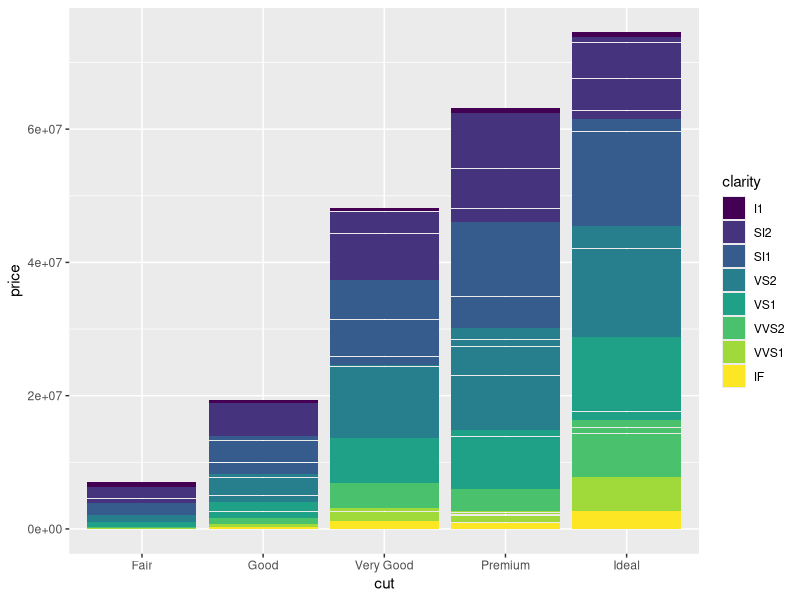
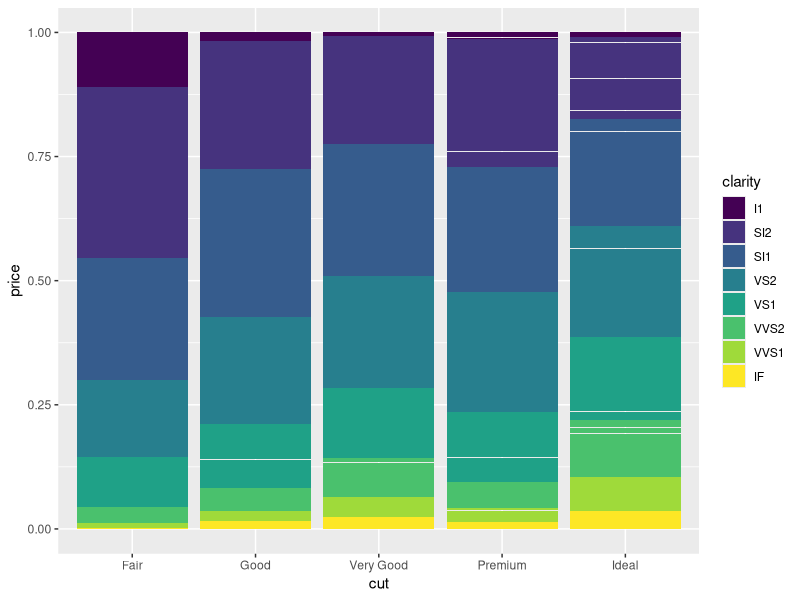
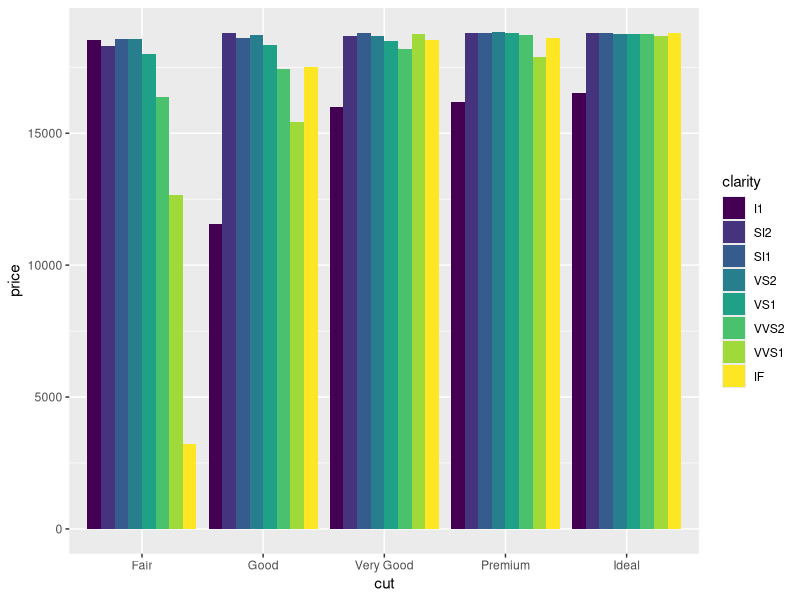
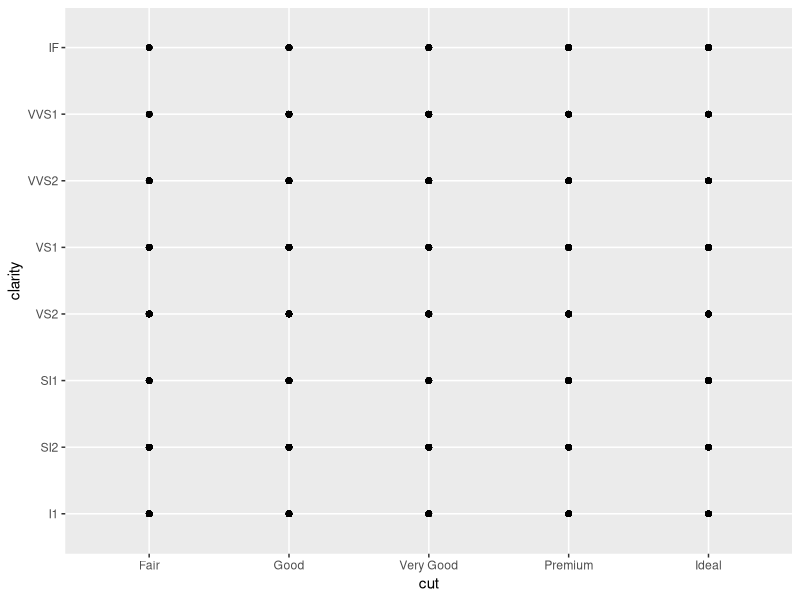
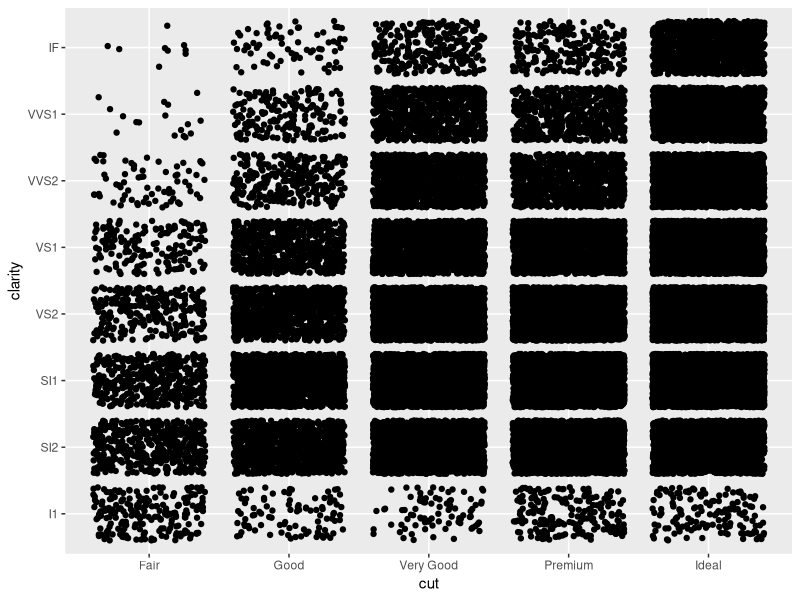
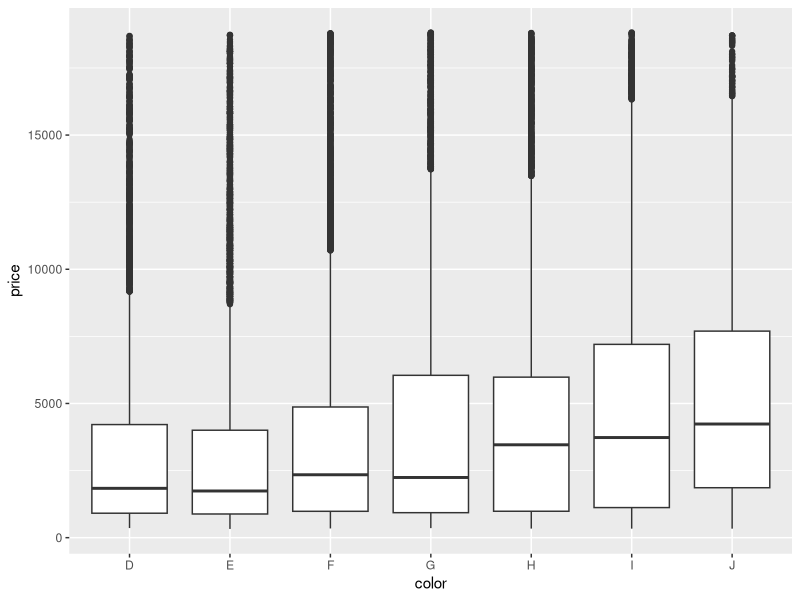
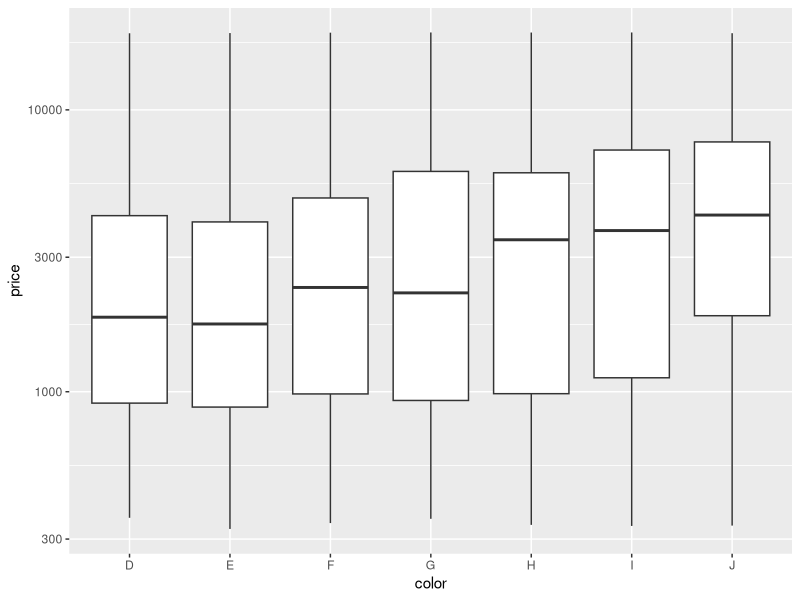
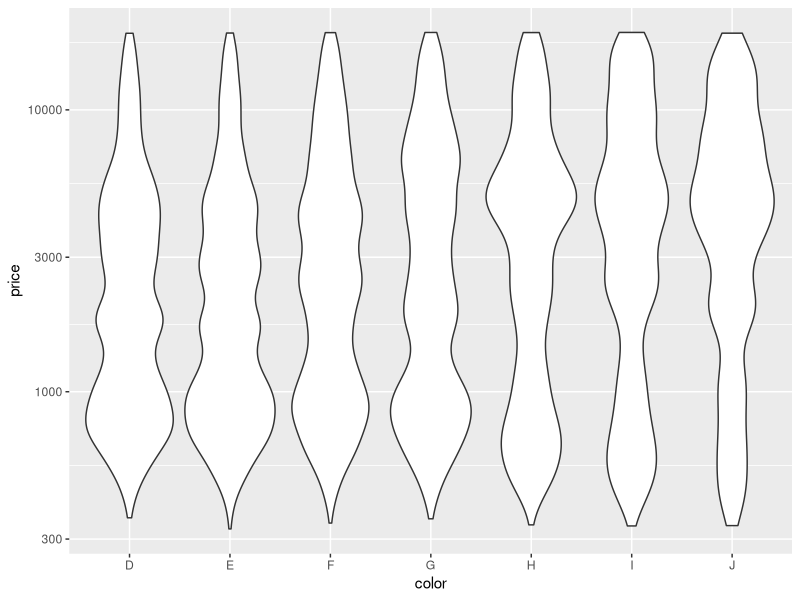

Write the R code that produced these figures, in order.
# Exercise 2: advanced ggplot2 practice

# Install and load the `ggplot2` package
#install.packages('ggplot2')
library("ggplot2")

# For this exercise you will again be working with the `diamonds` data set.
# Use `?diamonds` to review details about this data set
?diamonds

## Position Adjustments

# Draw a column (bar) chart of diamonds cuts by price, with each bar filled by 
# clarity. You should see a _stacked_ bar chart.
ggplot(data = diamonds) +
  geom_col(mapping = aes(x = cut, y = price, fill = clarity))

# Draw the same chart again, but with each element positioned to "fill" the y axis
ggplot(data = diamonds) +
  geom_col(mapping = aes(x = cut, y = price, fill = clarity), position = "fill")

# Draw the same chart again, but with each element positioned to "dodge" each other
ggplot(data = diamonds) +
  geom_col(mapping = aes(x = cut, y = price, fill = clarity), position = "dodge")

# Draw a plot with point geometry with the x-position mapped to `cut` and the 
# y-position mapped to `clarity`
# This creates a "grid" grouping the points
ggplot(data = diamonds) +
  geom_point(mapping = aes(x = cut, y = clarity))

# Use the "jitter" position adjustment to keep the points from all overlapping!
# (This works a little better with a sample of diamond data, such as from the 
# previous exercise).
ggplot(data = diamonds) +
  geom_point(mapping = aes(x = cut, y = clarity), position = "jitter")


## Scales

# Draw a "boxplot" (with `geom_boxplot`) for the diamond's price (y) by color (x)
ggplot(data = diamonds) +
  geom_boxplot(mapping = aes(x = color, y = price))

# This has a lot of outliers, making it harder to read. To fix this, draw the 
# same plot but with a _logarithmic_ scale for the y axis.
ggplot(data = diamonds) +
  geom_boxplot(mapping = aes(x = color, y = price)) +
  scale_y_log10()

# For another version, draw the same plot but with `violin` geometry instead of 
# `boxplot` geometry!
# How does the logarithmic scale change the data presentation?
ggplot(data = diamonds) +
  geom_violin(mapping = aes(x = color, y = price)) +
  scale_y_log10()

# Another interesting plot: draw a plot of the diamonds price (y) by carat (x), 
# using a heatmap of 2d bins (geom_bin2d)
# What happens when you make the x and y channels scale logarithmically?
ggplot(data = diamonds) +
  geom_bin2d(mapping = aes(x = carat, y = price)) +
  scale_x_log10() +
  scale_y_log10()

# Draw a scatter plot for the diamonds price (y) by carat (x). Color each point
# by the clarity (Remember, this will take a while. Use a sample of the diamonds 
# for faster results)
ggplot(data = diamonds) +
  geom_point(mapping = aes(x = carat, y = price, color = clarity))

# Change the color of the previous plot using a ColorBrewer scale of your choice. 
# What looks nice?
ggplot(data = diamonds) +
  geom_point(mapping = aes(x = carat, y = price, color = clarity)) +
  scale_color_brewer()


## Coordinate Systems

# Draw a bar chart with x-position and fill color BOTH mapped to cut
# For best results, SET the `width` of the geometry to be 1 (fill plot, no space
# between)
# TIP: You can save the plot to a variable for easier modifications
ggplot(data = diamonds) +
  geom_bar(mapping = aes(x = cut, fill = cut))

# Draw the same chart, but with the coordinate system flipped
ggplot(data = diamonds) +
  geom_bar(mapping = aes(x = cut, fill = cut)) +
  coord_flip()

# Draw the same chart, but in a polar coordinate system. It's a Coxcomb chart!
ggplot(data = diamonds) +
  geom_bar(mapping = aes(x = cut, fill = cut)) +
  coord_polar()


## Facets

# Take the scatter plot of price by carat data (colored by clarity) and add 
# _facets_ based on the diamond's `color`
ggplot(data = diamonds) +
  geom_point(mapping = aes(x = price, y = carat, color = clarity)) +
  facet_wrap(~color)


## Saving Plots

# Use the `ggsave()` function to save the current (recent) plot to disk.
# Name the output file "my-plot.png".
# Make sure you've set the working directory!!
ggsave("my-plot.png")
